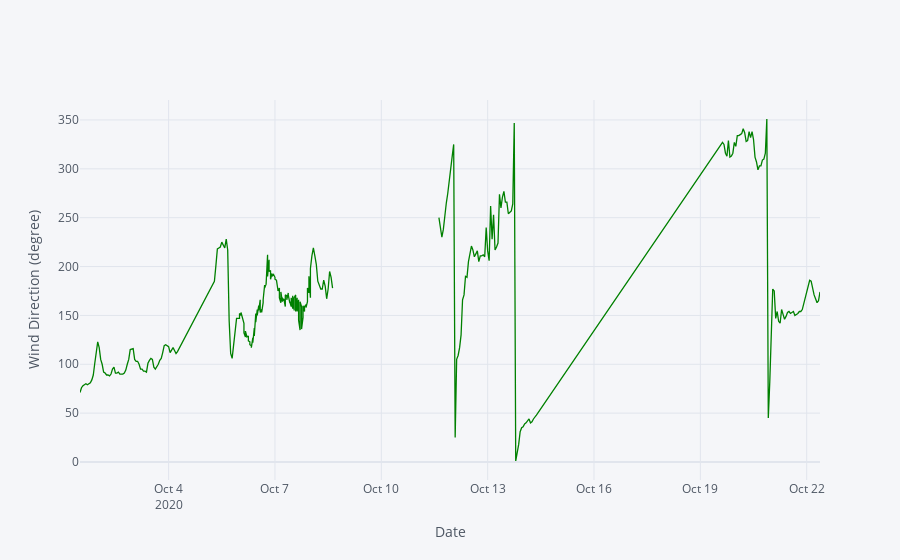

The cell this chart's notebook holds for it:
### Markdown cell above
The air pressure line is up and down normally, except for the period from 6 October at 6 AM to 8 October at 1 AM. At that time, the air pressure went up and down rapidly.

### Code cell
#Plot the wind_direction_deg
X['wind_direction_deg'].iplot(xTitle='Date', yTitle='Wind Direction (degree)', color = 'green')

### Figure 1 — Plotly figure (JSON) as saved in the notebook; plotly's stock layout.template omitted (floating-point values rounded to 4 significant figures; data arrays with more than 128 entries replaced by an {"elided": "..."} marker saying what was removed)
{"data": [{"line": {"color": "rgba(0, 128, 0, 1.0)", "dash": "solid", "shape": "linear", "width": 1.3}, "mode": "lines", "name": "wind_direction_deg", "text": "", "type": "scatter", "x": {"elided": "330 str values"}, "y": {"elided": "330 mixed values"}}], "layout": {"legend": {"bgcolor": "#F5F6F9", "font": {"color": "#4D5663"}}, "paper_bgcolor": "#F5F6F9", "plot_bgcolor": "#F5F6F9", "title": {"font": {"color": "#4D5663"}}, "xaxis": {"gridcolor": "#E1E5ED", "showgrid": true, "tickfont": {"color": "#4D5663"}, "title": {"font": {"color": "#4D5663"}, "text": "Date"}, "zerolinecolor": "#E1E5ED"}, "yaxis": {"gridcolor": "#E1E5ED", "showgrid": true, "tickfont": {"color": "#4D5663"}, "title": {"font": {"color": "#4D5663"}, "text": "Wind Direction (degree)"}, "zerolinecolor": "#E1E5ED"}}}
